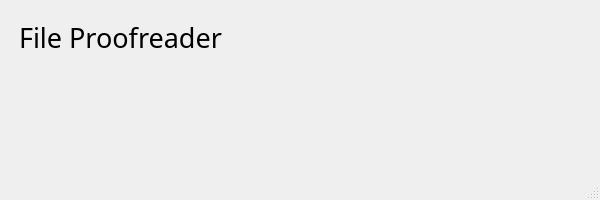
<?xml version="1.0" encoding="UTF-8"?>
<ui version="4.0">
 <class>MainWindow</class>
 <widget class="QMainWindow" name="MainWindow">
  <property name="geometry">
   <rect>
    <x>0</x>
    <y>0</y>
    <width>600</width>
    <height>200</height>
   </rect>
  </property>
  <property name="minimumSize">
   <size>
    <width>600</width>
    <height>200</height>
   </size>
  </property>
  <property name="windowTitle">
   <string>MainWindow</string>
  </property>
  <widget class="QWidget" name="centralwidget">
   <layout class="QGridLayout" name="gridLayout_2">
    <item row="0" column="0">
     <layout class="QGridLayout" name="gridLayout">
      <item row="2" column="3">
       <spacer name="placeHolder">
        <property name="orientation">
         <enum>Qt::Horizontal</enum>
        </property>
        <property name="sizeType">
         <enum>QSizePolicy::Fixed</enum>
        </property>
        <property name="sizeHint" stdset="0">
         <size>
          <width>50</width>
          <height>50</height>
         </size>
        </property>
       </spacer>
      </item>
      <item row="2" column="4">
       <spacer name="horizontalSpacer_2">
        <property name="orientation">
         <enum>Qt::Horizontal</enum>
        </property>
        <property name="sizeType">
         <enum>QSizePolicy::Fixed</enum>
        </property>
        <property name="sizeHint" stdset="0">
         <size>
          <width>60</width>
          <height>20</height>
         </size>
        </property>
       </spacer>
      </item>
      <item row="2" column="1">
       <spacer name="horizontalSpacer">
        <property name="orientation">
         <enum>Qt::Horizontal</enum>
        </property>
        <property name="sizeType">
         <enum>QSizePolicy::Fixed</enum>
        </property>
        <property name="sizeHint" stdset="0">
         <size>
          <width>60</width>
          <height>20</height>
         </size>
        </property>
       </spacer>
      </item>
      <item row="1" column="1" colspan="2">
       <widget class="QLabel" name="title_l">
        <property name="maximumSize">
         <size>
          <width>16777215</width>
          <height>40</height>
         </size>
        </property>
        <property name="font">
         <font>
          <family>Impact</family>
          <pointsize>20</pointsize>
         </font>
        </property>
        <property name="text">
         <string>File Proofreader</string>
        </property>
       </widget>
      </item>
      <item row="0" column="1">
       <spacer name="verticalSpacer_2">
        <property name="orientation">
         <enum>Qt::Vertical</enum>
        </property>
        <property name="sizeType">
         <enum>QSizePolicy::Fixed</enum>
        </property>
        <property name="sizeHint" stdset="0">
         <size>
          <width>20</width>
          <height>10</height>
         </size>
        </property>
       </spacer>
      </item>
      <item row="1" column="0">
       <spacer name="horizontalSpacer_3">
        <property name="orientation">
         <enum>Qt::Horizontal</enum>
        </property>
        <property name="sizeType">
         <enum>QSizePolicy::Fixed</enum>
        </property>
        <property name="sizeHint" stdset="0">
         <size>
          <width>10</width>
          <height>20</height>
         </size>
        </property>
       </spacer>
      </item>
     </layout>
    </item>
    <item row="1" column="0">
     <spacer name="verticalSpacer">
      <property name="orientation">
       <enum>Qt::Vertical</enum>
      </property>
      <property name="sizeHint" stdset="0">
       <size>
        <width>20</width>
        <height>40</height>
       </size>
      </property>
     </spacer>
    </item>
   </layout>
  </widget>
  <widget class="QMenuBar" name="menubar">
   <property name="geometry">
    <rect>
     <x>0</x>
     <y>0</y>
     <width>600</width>
     <height>25</height>
    </rect>
   </property>
  </widget>
  <widget class="QStatusBar" name="statusbar"/>
 </widget>
 <resources/>
 <connections/>
</ui>
